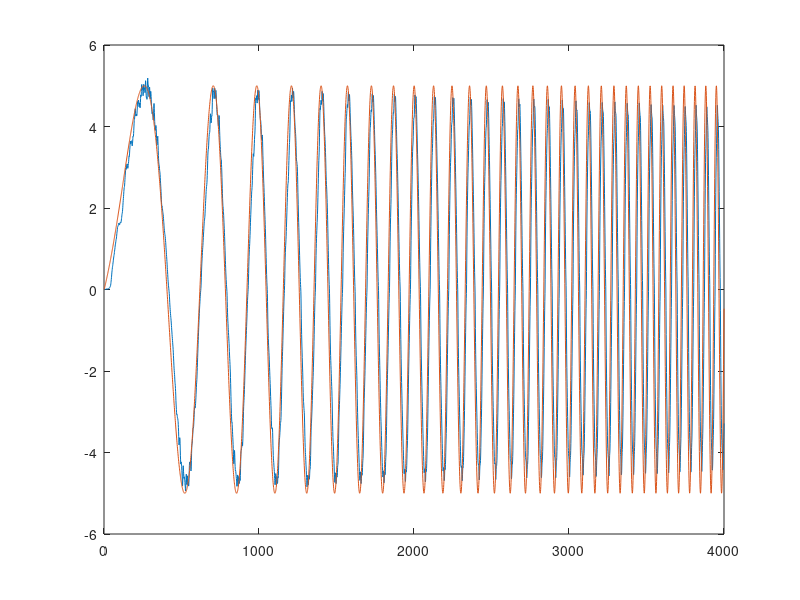
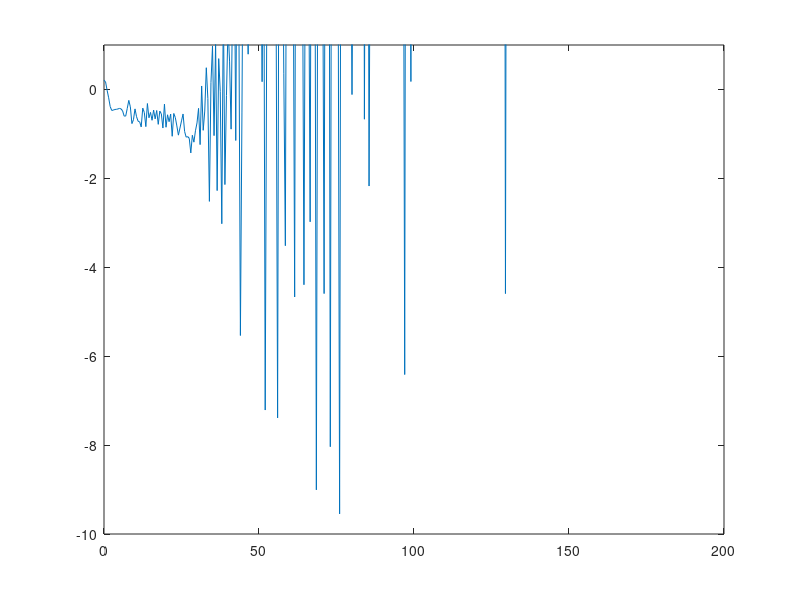
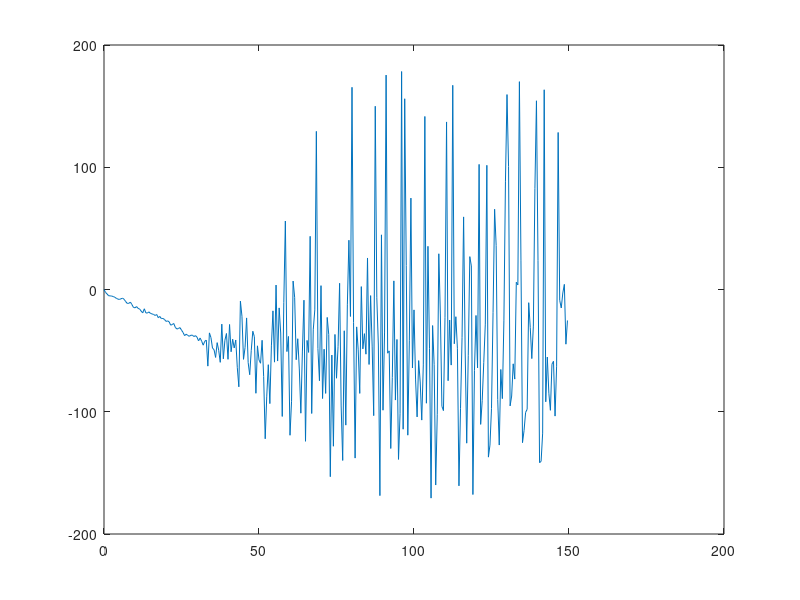

Here is the MATLAB script that generated these plots, in order:
    current_iq = importdata("output_actual_velocity.csv");

    y = current_iq(1, 1:1:4000);
    x = 1:1:4000;
    
    % 创建图形窗口
    figure;
     plot(x,y); 

current_iq_setpoint = importdata("output_set_velocity.csv");
    z = current_iq_setpoint(1, 1:1:4000);
    
    % 创建图形窗口
    hold on 
     plot(x,z); 

 Fs = 2000;               % 采样频率（Hz）
T = 2;                   % 总时间（秒）
f_start = 100;            % 起始频率（Hz）
f_end = 1000;             % 结束频率（Hz）
t = 0/Fs:1/Fs:T-1/Fs;       % 时间向量

 k = (f_end - f_start) / T;
f = f_start + 1/2*k * t;
sweep_signal_0 = sin(2 * pi * f .* t);
hold on
% plot(x,sweep_signal_0); 
% 
% k = (f_end - f_start) / T;
phase = 0;
sweep_signal = zeros(1, 4000); % 初始化信号数组
t = 0:1/Fs:T-1/Fs;       % 时间向量
for i=0:1:3999
    f = f_start + k * (i * (1/Fs)) + 1/2*k*(1/Fs) ; % 计算当前频率
    phase = phase + 2 * pi * f * (1/Fs); % 更新相位
    if phase > 2 * pi
        phase = phase - 2 * pi; % 确保相位在0到2*pi的范围内
    end
    
 sweep_signal(i+1) = sin(phase); % 计算正弦值并赋值给sweep_signal
end    


hold on
 %plot(x,sweep_signal); 

N = 4000;
frequencies = (0:N/2 -1) * (Fs / N);

inputFFT = fft(z, N);
outputFFT = fft(y, N);
H = outputFFT ./ inputFFT;
magnitudeResponse = abs(H);
angle_response_in = angle(inputFFT);
angle_response_out = angle(outputFFT);
angle_response = angle_response_out - angle_response_in;
for i=1:1:1000
if angle_response(i) > pi
    angle_response(i) = angle_response(i) - 2*pi;
end
end

figure
 plot(frequencies(1:1:300),20*log10(magnitudeResponse(1:1:300))); 
 ylim([-10,1])
figure
plot(frequencies(1:1:300), 180*angle_response(1:1:300)/pi);
